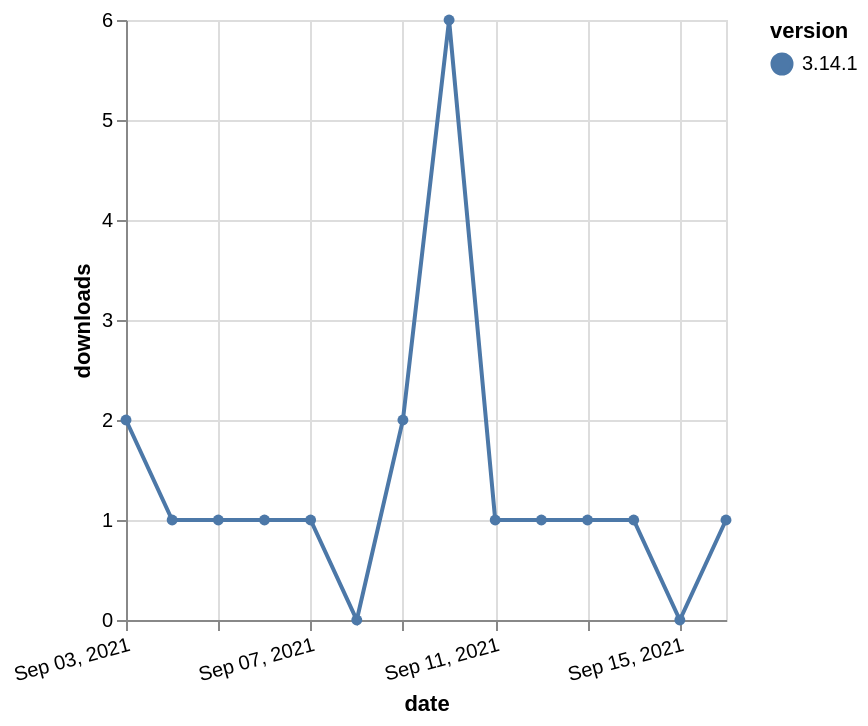

Express this chart as Vega-Lite.
### Vega-Lite specification from a JSON file in a GitHub repository (floating-point values rounded to 4 significant figures)
{"$schema": "https://vega.github.io/schema/vega-lite/v5.json", "description": "A simple bar chart with embedded data.", "data": {"values": [{"date": "2021-09-03", "total": 503, "delta": 2, "version": "3.14.1"}, {"date": "2021-09-04", "total": 504, "delta": 1, "version": "3.14.1"}, {"date": "2021-09-05", "total": 505, "delta": 1, "version": "3.14.1"}, {"date": "2021-09-06", "total": 506, "delta": 1, "version": "3.14.1"}, {"date": "2021-09-07", "total": 507, "delta": 1, "version": "3.14.1"}, {"date": "2021-09-08", "total": 507, "delta": 0, "version": "3.14.1"}, {"date": "2021-09-09", "total": 509, "delta": 2, "version": "3.14.1"}, {"date": "2021-09-10", "total": 515, "delta": 6, "version": "3.14.1"}, {"date": "2021-09-11", "total": 516, "delta": 1, "version": "3.14.1"}, {"date": "2021-09-12", "total": 517, "delta": 1, "version": "3.14.1"}, {"date": "2021-09-13", "total": 518, "delta": 1, "version": "3.14.1"}, {"date": "2021-09-14", "total": 519, "delta": 1, "version": "3.14.1"}, {"date": "2021-09-15", "total": 519, "delta": 0, "version": "3.14.1"}, {"date": "2021-09-16", "total": 520, "delta": 1, "version": "3.14.1"}]}, "width": "container", "mark": {"type": "line", "point": {"filled": true}}, "encoding": {"x": {"field": "date", "type": "temporal", "timeUnit": "yearmonthdate", "title": "date", "axis": {"labelAngle": -15}}, "y": {"field": "delta", "type": "quantitative", "title": "downloads"}, "color": {"field": "version", "type": "nominal"}, "tooltip": {"field": "delta"}}}
